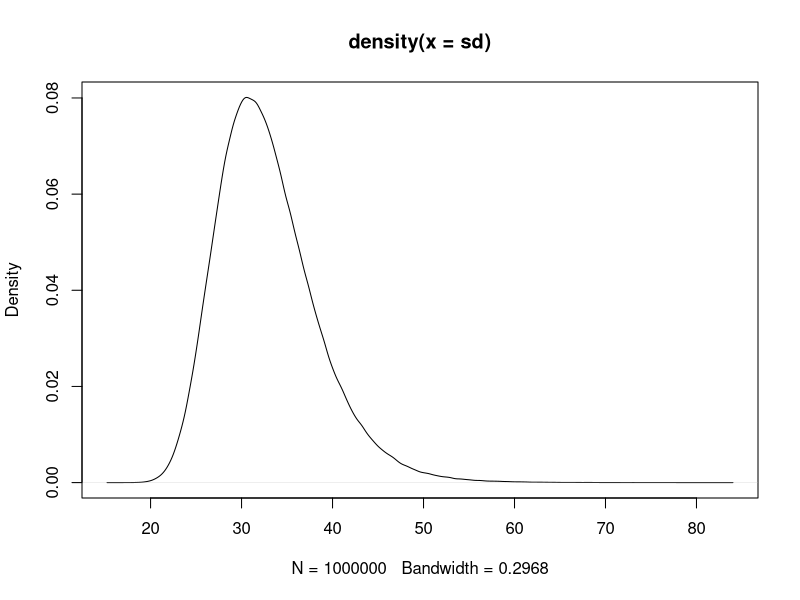
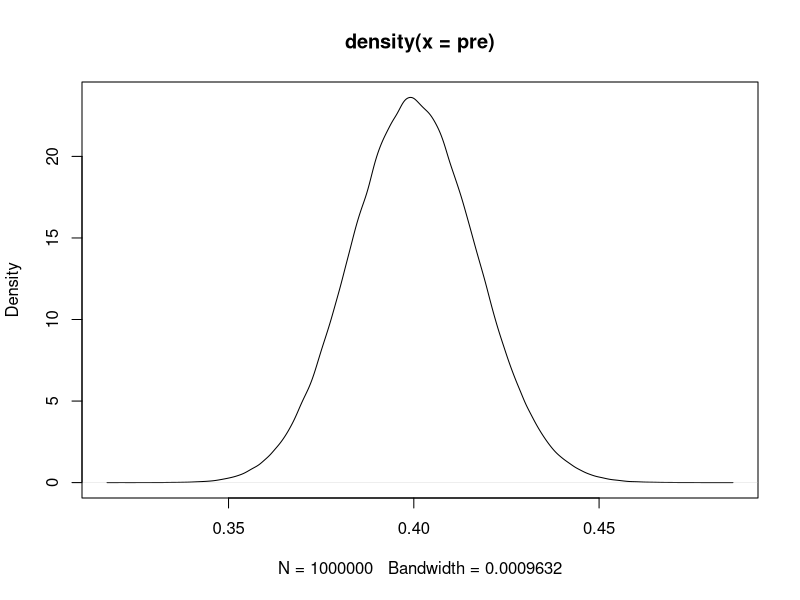
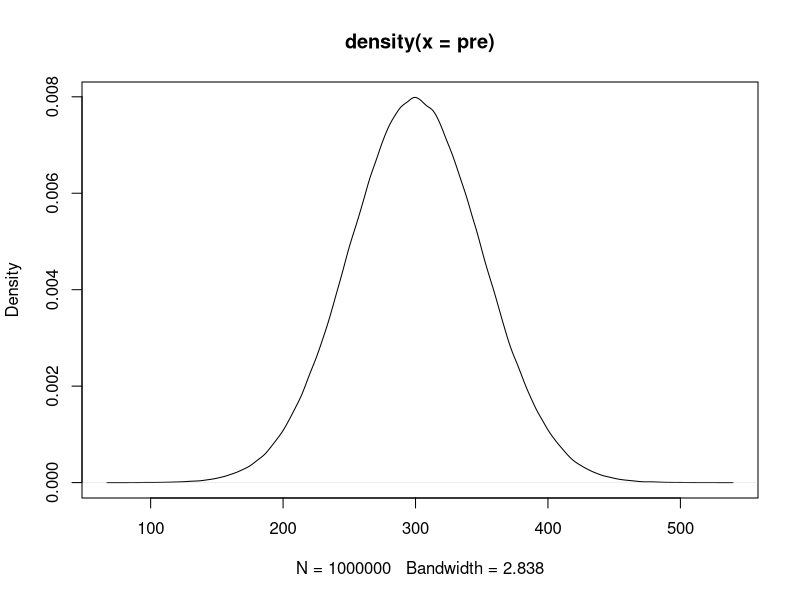

Recreate these plots in R, in order.
## For gamma distribution
# plot function - precision instead of sd
pg = function(shp, rt){
  pre = rgamma(1e6, shp, rt)
  sd = sqrt(1/pre)
  plot(density(sd))
}
pg(10, 1e4)

## For beta distribution
pb = function(shp, rt){
  pre = rbeta(1e6, shp, rt)
  plot(density(pre))
}
pb(0.4 * 500 / 0.6, 500) 

## For normal distribution
pn = function(mean, sd){
  pre = rnorm(1e6, mean, sd)
  plot(density(pre))
}
pn(300, 50)
